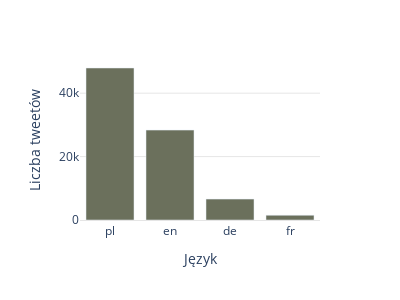

Write notebook code for a chart like this one.
### Code cell
fig = px.bar(langs, x='lang', y='counts', width=400, height=300,
                      labels={
                          "lang": 'Język',
                          "counts": "Liczba tweetów",
                      },
                      color_discrete_sequence=["#6b705c"],
                      )
fig.update_xaxes(
    showgrid=False,
    showline=True, linewidth=1, linecolor='rgba(0, 0, 0, 0.1)'
)
fig.update_yaxes(
    showgrid=True,
    gridcolor='rgba(0, 0, 0, 0.1)'
)
fig.update_layout({
    'legend_bgcolor': 'rgba(0, 0, 0, 0)',
    'plot_bgcolor': 'rgba(0, 0, 0, 0)',
})
fig.show()
fig.write_image('../../data/charts/langs.png', format='png')

### Figure 1 — Plotly figure (JSON) as saved in the notebook; plotly's stock layout.template omitted (floating-point values rounded to 4 significant figures)
{"data": [{"alignmentgroup": "True", "hovertemplate": "Język=%{x}<br>Liczba tweetów=%{y}<extra></extra>", "legendgroup": "", "marker": {"color": "#6b705c", "pattern": {"shape": ""}}, "name": "", "offsetgroup": "", "orientation": "v", "showlegend": false, "textposition": "auto", "type": "bar", "x": ["pl", "en", "de", "fr"], "xaxis": "x", "y": [47944, 28350, 6589, 1493], "yaxis": "y"}], "layout": {"barmode": "relative", "height": 300, "legend": {"bgcolor": "rgba(0, 0, 0, 0)", "tracegroupgap": 0}, "margin": {"t": 60}, "plot_bgcolor": "rgba(0, 0, 0, 0)", "width": 400, "xaxis": {"anchor": "y", "domain": [0, 1], "linecolor": "rgba(0, 0, 0, 0.1)", "linewidth": 1, "showgrid": false, "showline": true, "title": {"text": "Język"}}, "yaxis": {"anchor": "x", "domain": [0, 1], "gridcolor": "rgba(0, 0, 0, 0.1)", "showgrid": true, "title": {"text": "Liczba tweetów"}}}}
